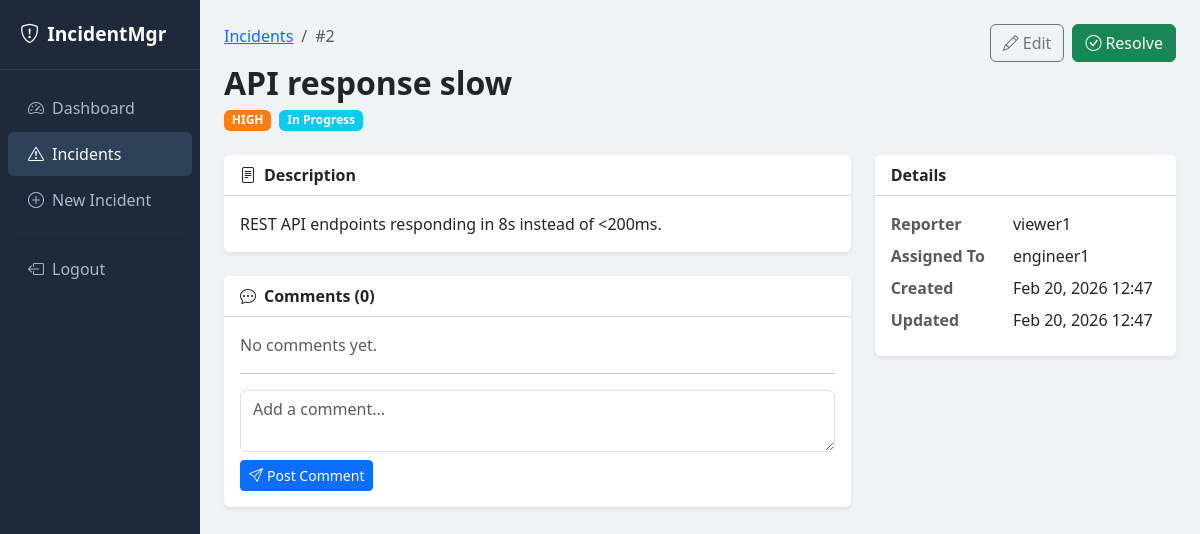
/incidents/2 (signed in), run on the app's committed database.
### app.py (models this page shows)
class Incident(db.Model):
    id          = db.Column(db.Integer, primary_key=True)
    title       = db.Column(db.String(200), nullable=False)
    description = db.Column(db.Text,        nullable=False)
    severity    = db.Column(db.String(20),  nullable=False)   # critical | high | medium | low
    status      = db.Column(db.String(20),  default='open')   # open | in_progress | resolved | closed
    created_by  = db.Column(db.Integer, db.ForeignKey('user.id'), nullable=False)
    assigned_to = db.Column(db.Integer, db.ForeignKey('user.id'), nullable=True)
    created_at  = db.Column(db.DateTime, default=datetime.utcnow)
    updated_at  = db.Column(db.DateTime, default=datetime.utcnow, onupdate=datetime.utcnow)
    resolved_at = db.Column(db.DateTime, nullable=True)
    creator  = db.relationship('User', foreign_keys=[created_by],  backref='created_incidents')
    assignee = db.relationship('User', foreign_keys=[assigned_to], backref='assigned_incidents')

class User(db.Model):
    id         = db.Column(db.Integer, primary_key=True)
    username   = db.Column(db.String(80),  unique=True, nullable=False)
    email      = db.Column(db.String(120), unique=True, nullable=False)
    password   = db.Column(db.String(200), nullable=False)
    role       = db.Column(db.String(20),  default='viewer')   # admin | engineer | viewer
    created_at = db.Column(db.DateTime,    default=datetime.utcnow)

### app.py (the view)
@app.route('/incidents/<int:incident_id>')
@login_required
def incident_detail(incident_id):
    user      = current_user()
    incident  = Incident.query.get_or_404(incident_id)
    engineers = User.query.filter(User.role.in_(['admin', 'engineer'])).all()
    return render_template('incident_detail.html', user=user,
                           incident=incident, engineers=engineers)

### app.py (called while the page is built)
def login_required(f):
    @wraps(f)
    def decorated(*args, **kwargs):
        if 'user_id' not in session:
            return redirect(url_for('login'))
        return f(*args, **kwargs)
    return decorated

def current_user():
    if 'user_id' in session:
        return User.query.get(session['user_id'])
    return None

### templates/incident_detail.html (shortened to what this page needs)
{% extends 'base.html' %}
{% block content %}
<div class="d-flex justify-content-between align-items-start mb-4">
  <div>
    <nav aria-label="breadcrumb">
      <ol class="breadcrumb">
        <li class="breadcrumb-item"><a href="{{ url_for('incidents') }}">Incidents</a></li>
        <li class="breadcrumb-item active">#{{ incident.id }}</li>
      </ol>
    </nav>
    <h2 class="fw-bold mb-1">{{ incident.title }}</h2>
    <div>
      <span class="badge badge-{{ incident.severity }} me-1">
        {{ incident.severity.upper() }}
      </span>
      {% if incident.status == 'open' %}
        <span class="badge bg-warning text-dark">Open</span>
      {% elif incident.status == 'in_progress' %}
        <span class="badge bg-info">In Progress</span>
      {% elif incident.status == 'resolved' %}
        <span class="badge bg-success">Resolved</span>
      {% else %}
        <span class="badge bg-secondary">Closed</span>
      {% endif %}
    </div>
  </div>
  <div class="d-flex gap-2">
    {% if user.role in ['admin', 'engineer'] and incident.status != 'resolved' %}
    <a href="{{ url_for('edit_incident', incident_id=incident.id) }}"
       class="btn btn-outline-secondary">
      <i class="bi bi-pencil me-1"></i>Edit
    </a>
    {% endif %}
    {% if user.role in ['admin', 'engineer'] and incident.status not in ['resolved', 'closed'] %}
    <form method="POST"
          action="{{ url_for('resolve_incident', incident_id=incident.id) }}"
          onsubmit="return confirm('Mark this incident as resolved?')">
      <button type="submit" class="btn btn-success">
        <i class="bi bi-check-circle me-1"></i>Resolve
      </button>
    </form>
    {% endif %}
  </div>
</div>
<div class="row g-4">
  <div class="col-md-8">
    <div class="card border-0 shadow-sm mb-4">
      <div class="card-header bg-white fw-semibold">
        <i class="bi bi-file-text me-2"></i>Description
      </div>
      <div class="card-body">
        <p class="mb-0">{{ incident.description }}</p>
      </div>
    </div>
    <div class="card border-0 shadow-sm">
      <div class="card-header bg-white fw-semibold">
        <i class="bi bi-chat-dots me-2"></i>Comments ({{ incident.comments|length }})
      </div>
      <div class="card-body">
        {% for comment in incident.comments %}
        <div class="d-flex mb-3">
          <div class="bg-primary text-white rounded-circle d-flex align-items-center
                      justify-content-center me-3 fw-bold"
               style="width:36px;height:36px;flex-shrink:0;font-size:.85rem;">
            {{ comment.author.username[0].upper() }}
          </div>
          <div>
            <div class="fw-semibold">
              {{ comment.author.username }}
              <span class="text-muted fw-normal" style="font-size:.8rem;">
                · {{ comment.created_at.strftime('%b %d, %Y %H:%M') }}
              </span>
            </div>
            <div>{{ comment.content }}</div>
          </div>
        </div>
        {% else %}
        <p class="text-muted">No comments yet.</p>
        {% endfor %}
        <hr/>
        <form method="POST"
              action="{{ url_for('add_comment', incident_id=incident.id) }}">
          <div class="mb-2">
            <textarea name="content" class="form-control" rows="2"
                      placeholder="Add a comment..."></textarea>
          </div>
          <button type="submit" class="btn btn-sm btn-primary">
            <i class="bi bi-send me-1"></i>Post Comment
          </button>
        </form>
      </div>
    </div>
  </div>
  <div class="col-md-4">
    <div class="card border-0 shadow-sm mb-4">
      <div class="card-header bg-white fw-semibold">Details</div>
      <div class="card-body">
        <dl class="row mb-0">
          <dt class="col-5 text-muted">Reporter</dt>
          <dd class="col-7">{{ incident.creator.username }}</dd>
          <dt class="col-5 text-muted">Assigned To</dt>
          <dd class="col-7">{{ incident.assignee.username if incident.assignee else '—' }}</dd>
          <dt class="col-5 text-muted">Created</dt>
          <dd class="col-7">{{ incident.created_at.strftime('%b %d, %Y %H:%M') }}</dd>
          <dt class="col-5 text-muted">Updated</dt>
          <dd class="col-7">{{ incident.updated_at.strftime('%b %d, %Y %H:%M') }}</dd>
        </dl>
      </div>
    </div>
  </div>
</div>
{% endblock %}

### templates/base.html (style rules this page uses)
body { background: #f0f2f5; }
.badge-high { background: #fd7e14; }

### data on the page
Incident: id "2", title "API response slow", severity "HIGH", description "REST API endpoints responding in 8s instead of <200ms.", created_at "Feb 20, 2026 12:47", updated_at "Feb 20, 2026 12:47"
User: creator.username "viewer1"
User: assignee "engineer1"

### other printed values
{{ incident.comments|length }} "0"
